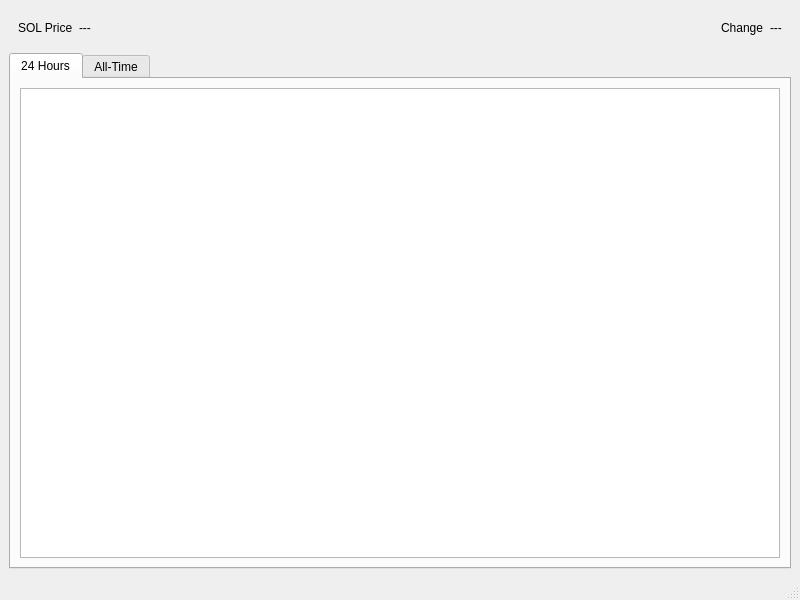
<?xml version="1.0" encoding="UTF-8"?>
<ui version="4.0">
 <class>MainWindow</class>
 <widget class="QMainWindow" name="MainWindow">
  <property name="geometry">
   <rect>
    <x>0</x>
    <y>0</y>
    <width>800</width>
    <height>600</height>
   </rect>
  </property>
  <property name="windowTitle">
   <string>MainWindow</string>
  </property>
  <widget class="QWidget" name="centralwidget">
   <layout class="QVBoxLayout" name="verticalLayout">
    <item>
     <widget class="QWidget" name="widget" native="true">
      <layout class="QHBoxLayout" name="horizontalLayout">
       <item>
        <widget class="QLabel" name="label">
         <property name="text">
          <string>SOL Price</string>
         </property>
        </widget>
       </item>
       <item>
        <widget class="QLabel" name="label_price">
         <property name="text">
          <string>---</string>
         </property>
        </widget>
       </item>
       <item>
        <spacer name="horizontalSpacer">
         <property name="orientation">
          <enum>Qt::Horizontal</enum>
         </property>
         <property name="sizeHint" stdset="0">
          <size>
           <width>40</width>
           <height>20</height>
          </size>
         </property>
        </spacer>
       </item>
       <item>
        <widget class="QLabel" name="label_3">
         <property name="text">
          <string>Change</string>
         </property>
        </widget>
       </item>
       <item>
        <widget class="QLabel" name="label_change">
         <property name="text">
          <string>---</string>
         </property>
        </widget>
       </item>
      </layout>
     </widget>
    </item>
    <item>
     <widget class="QTabWidget" name="tabWidget">
      <property name="currentIndex">
       <number>0</number>
      </property>
      <widget class="QWidget" name="tab">
       <attribute name="title">
        <string>24 Hours</string>
       </attribute>
       <layout class="QVBoxLayout" name="verticalLayout_2">
        <item>
         <widget class="PlotWidget" name="graphicsView_24h"/>
        </item>
       </layout>
      </widget>
      <widget class="QWidget" name="tab_2">
       <attribute name="title">
        <string>All-Time</string>
       </attribute>
       <layout class="QVBoxLayout" name="verticalLayout_3">
        <item>
         <widget class="PlotWidget" name="graphicsView_at"/>
        </item>
       </layout>
      </widget>
     </widget>
    </item>
   </layout>
  </widget>
  <widget class="QMenuBar" name="menubar">
   <property name="geometry">
    <rect>
     <x>0</x>
     <y>0</y>
     <width>800</width>
     <height>22</height>
    </rect>
   </property>
  </widget>
  <widget class="QStatusBar" name="statusbar"/>
 </widget>
 <customwidgets>
  <customwidget>
   <class>PlotWidget</class>
   <extends>QGraphicsView</extends>
   <header location="global">pyqtgraph</header>
  </customwidget>
 </customwidgets>
 <resources/>
 <connections/>
</ui>
